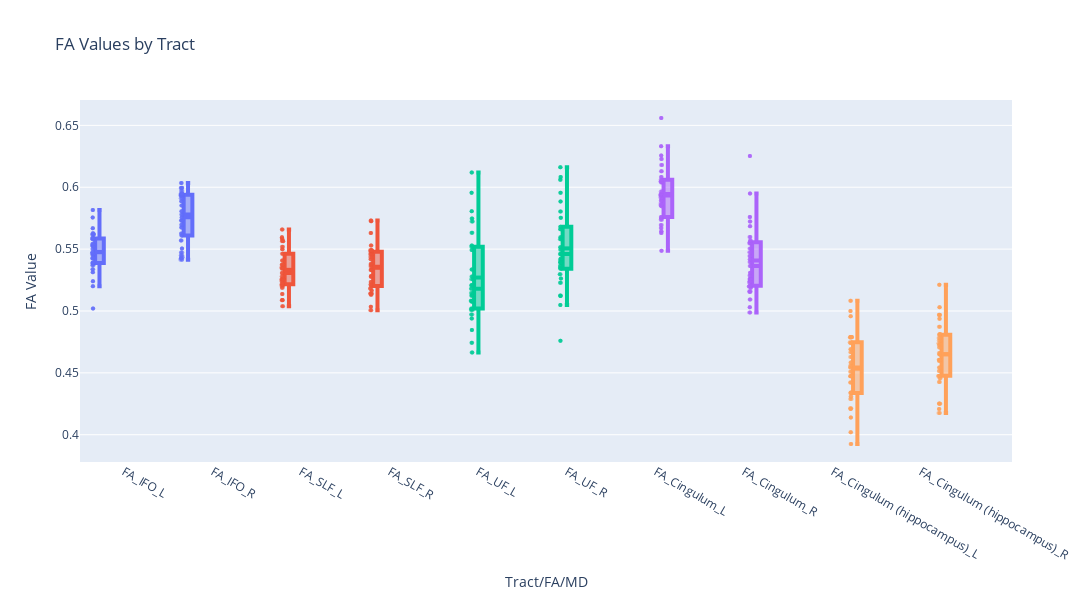
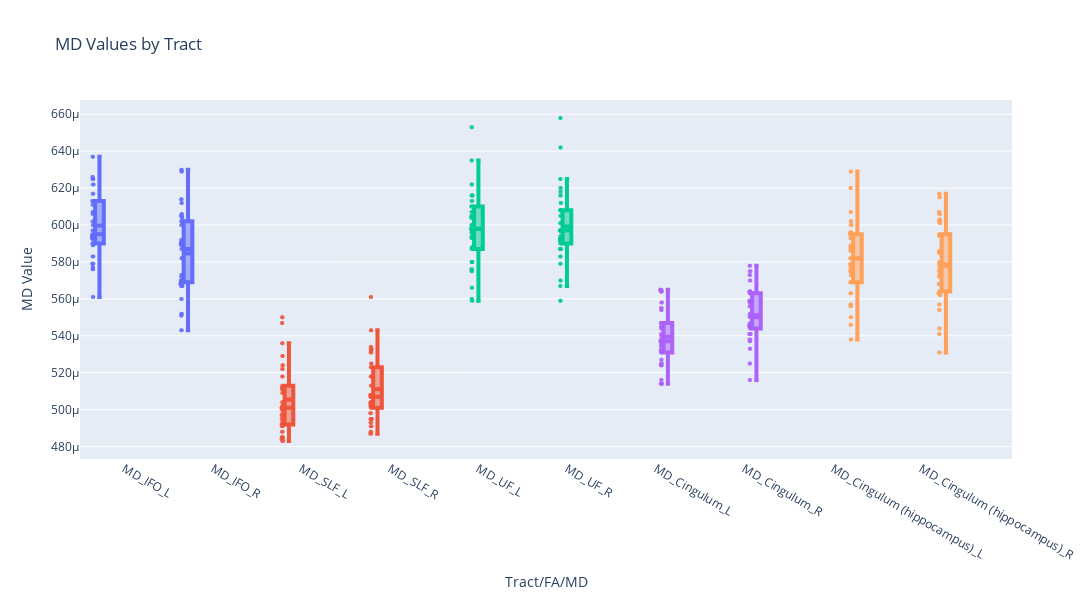

Notebook code cell kept with these figures, in order:
### Markdown cell above
### Ignore this block as it is not key to the analysis

### Code cell
# just for fun, let's throw a boxplot to see if there are any differences in the dti data between the patients 
# agnostic of the emotion.
# the x axis is all the columns with FA and MD in the name, and the is the value of the column.

from plotly import graph_objects as go

data_llll = []
for tract, columns in tractdict.items():
    for column in columns:
        for value in logmratio_dti[column]:
            data_llll.append({'Tract': tract, 'Column': column, 'Value': value})
df_llll = pd.DataFrame(data_llll)
# create new column to discern between FA and MD
df_llll['FA/MD'] = df_llll['Column'].apply(lambda x: x.split('_')[0])
# rename columns, from value to FA/MD value
df_llll = df_llll.rename(columns={'Value': 'FA/MD Value', 'Column': 'Tract/FA/MD'})
# separate into FA and MD dataframes
df_fa = df_llll[df_llll['FA/MD'] == 'FA']
df_md = df_llll[df_llll['FA/MD'] == 'MD']

# create boxplot for FA and MD data
fig = px.box(df_fa, x='Tract/FA/MD', y='FA/MD Value', points='all', title='FA Values by Tract', color='Tract', 
                hover_data=['Tract', 'Tract/FA/MD', 'FA/MD Value']).update_traces(
                marker=dict(size=4, opacity=0.6), jitter=0.3,
                boxmean=True, line=dict(width=4))
fig.update_layout(yaxis_title='FA Value', width=1200, height=600, showlegend=False)
fig.show()

fig = px.box(df_md, x='Tract/FA/MD', y='FA/MD Value', points='all', title='MD Values by Tract', color='Tract',
                hover_data=['Tract', 'Tract/FA/MD', 'FA/MD Value']).update_traces(
                marker=dict(size=4, opacity=0.6), jitter=0.3,
                boxmean=True, line=dict(width=4))
fig.update_layout(yaxis_title='MD Value', width=1200, height=600, showlegend=False)
fig.show()

### Figure 1 — Plotly figure (JSON) as saved in the notebook; plotly's stock layout.template omitted (floating-point values rounded to 4 significant figures; data arrays with more than 128 entries replaced by an {"elided": "..."} marker saying what was removed)
{"data": [{"alignmentgroup": "True", "boxmean": true, "boxpoints": "all", "customdata": {"elided": "174x1 str values"}, "hovertemplate": "Tract=%{customdata[0]}<br>Tract/FA/MD=%{x}<br>FA/MD Value=%{y}<extra></extra>", "jitter": 0.3, "legendgroup": "IFO", "line": {"width": 4}, "marker": {"color": "#636efa", "opacity": 0.6, "size": 4}, "name": "IFO", "notched": false, "offsetgroup": "IFO", "orientation": "v", "showlegend": true, "type": "box", "x": {"elided": "174 str values"}, "x0": " ", "xaxis": "x", "y": {"elided": "174 float values"}, "y0": " ", "yaxis": "y"}, {"alignmentgroup": "True", "boxmean": true, "boxpoints": "all", "customdata": {"elided": "174x1 str values"}, "hovertemplate": "Tract=%{customdata[0]}<br>Tract/FA/MD=%{x}<br>FA/MD Value=%{y}<extra></extra>", "jitter": 0.3, "legendgroup": "SLF", "line": {"width": 4}, "marker": {"color": "#EF553B", "opacity": 0.6, "size": 4}, "name": "SLF", "notched": false, "offsetgroup": "SLF", "orientation": "v", "showlegend": true, "type": "box", "x": {"elided": "174 str values"}, "x0": " ", "xaxis": "x", "y": {"elided": "174 float values"}, "y0": " ", "yaxis": "y"}, {"alignmentgroup": "True", "boxmean": true, "boxpoints": "all", "customdata": {"elided": "174x1 str values"}, "hovertemplate": "Tract=%{customdata[0]}<br>Tract/FA/MD=%{x}<br>FA/MD Value=%{y}<extra></extra>", "jitter": 0.3, "legendgroup": "UF", "line": {"width": 4}, "marker": {"color": "#00cc96", "opacity": 0.6, "size": 4}, "name": "UF", "notched": false, "offsetgroup": "UF", "orientation": "v", "showlegend": true, "type": "box", "x": {"elided": "174 str values"}, "x0": " ", "xaxis": "x", "y": {"elided": "174 float values"}, "y0": " ", "yaxis": "y"}, {"alignmentgroup": "True", "boxmean": true, "boxpoints": "all", "customdata": {"elided": "174x1 str values"}, "hovertemplate": "Tract=%{customdata[0]}<br>Tract/FA/MD=%{x}<br>FA/MD Value=%{y}<extra></extra>", "jitter": 0.3, "legendgroup": "Cingulum", "line": {"width": 4}, "marker": {"color": "#ab63fa", "opacity": 0.6, "size": 4}, "name": "Cingulum", "notched": false, "offsetgroup": "Cingulum", "orientation": "v", "showlegend": true, "type": "box", "x": {"elided": "174 str values"}, "x0": " ", "xaxis": "x", "y": {"elided": "174 float values"}, "y0": " ", "yaxis": "y"}, {"alignmentgroup": "True", "boxmean": true, "boxpoints": "all", "customdata": {"elided": "174x1 str values"}, "hovertemplate": "Tract=%{customdata[0]}<br>Tract/FA/MD=%{x}<br>FA/MD Value=%{y}<extra></extra>", "jitter": 0.3, "legendgroup": "Cingulum (hippocampus)", "line": {"width": 4}, "marker": {"color": "#FFA15A", "opacity": 0.6, "size": 4}, "name": "Cingulum (hippocampus)", "notched": false, "offsetgroup": "Cingulum (hippocampus)", "orientation": "v", "showlegend": true, "type": "box", "x": {"elided": "174 str values"}, "x0": " ", "xaxis": "x", "y": {"elided": "174 float values"}, "y0": " ", "yaxis": "y"}], "layout": {"boxmode": "group", "height": 600, "legend": {"title": {"text": "Tract"}, "tracegroupgap": 0}, "showlegend": false, "title": {"text": "FA Values by Tract"}, "width": 1200, "xaxis": {"anchor": "y", "domain": [0, 1], "title": {"text": "Tract/FA/MD"}}, "yaxis": {"anchor": "x", "domain": [0, 1], "title": {"text": "FA Value"}}}}

### Figure 2 — Plotly figure (JSON) as saved in the notebook; plotly's stock layout.template omitted (floating-point values rounded to 4 significant figures; data arrays with more than 128 entries replaced by an {"elided": "..."} marker saying what was removed)
{"data": [{"alignmentgroup": "True", "boxmean": true, "boxpoints": "all", "customdata": {"elided": "174x1 str values"}, "hovertemplate": "Tract=%{customdata[0]}<br>Tract/FA/MD=%{x}<br>FA/MD Value=%{y}<extra></extra>", "jitter": 0.3, "legendgroup": "IFO", "line": {"width": 4}, "marker": {"color": "#636efa", "opacity": 0.6, "size": 4}, "name": "IFO", "notched": false, "offsetgroup": "IFO", "orientation": "v", "showlegend": true, "type": "box", "x": {"elided": "174 str values"}, "x0": " ", "xaxis": "x", "y": {"elided": "174 float values"}, "y0": " ", "yaxis": "y"}, {"alignmentgroup": "True", "boxmean": true, "boxpoints": "all", "customdata": {"elided": "174x1 str values"}, "hovertemplate": "Tract=%{customdata[0]}<br>Tract/FA/MD=%{x}<br>FA/MD Value=%{y}<extra></extra>", "jitter": 0.3, "legendgroup": "SLF", "line": {"width": 4}, "marker": {"color": "#EF553B", "opacity": 0.6, "size": 4}, "name": "SLF", "notched": false, "offsetgroup": "SLF", "orientation": "v", "showlegend": true, "type": "box", "x": {"elided": "174 str values"}, "x0": " ", "xaxis": "x", "y": {"elided": "174 float values"}, "y0": " ", "yaxis": "y"}, {"alignmentgroup": "True", "boxmean": true, "boxpoints": "all", "customdata": {"elided": "174x1 str values"}, "hovertemplate": "Tract=%{customdata[0]}<br>Tract/FA/MD=%{x}<br>FA/MD Value=%{y}<extra></extra>", "jitter": 0.3, "legendgroup": "UF", "line": {"width": 4}, "marker": {"color": "#00cc96", "opacity": 0.6, "size": 4}, "name": "UF", "notched": false, "offsetgroup": "UF", "orientation": "v", "showlegend": true, "type": "box", "x": {"elided": "174 str values"}, "x0": " ", "xaxis": "x", "y": {"elided": "174 float values"}, "y0": " ", "yaxis": "y"}, {"alignmentgroup": "True", "boxmean": true, "boxpoints": "all", "customdata": {"elided": "174x1 str values"}, "hovertemplate": "Tract=%{customdata[0]}<br>Tract/FA/MD=%{x}<br>FA/MD Value=%{y}<extra></extra>", "jitter": 0.3, "legendgroup": "Cingulum", "line": {"width": 4}, "marker": {"color": "#ab63fa", "opacity": 0.6, "size": 4}, "name": "Cingulum", "notched": false, "offsetgroup": "Cingulum", "orientation": "v", "showlegend": true, "type": "box", "x": {"elided": "174 str values"}, "x0": " ", "xaxis": "x", "y": {"elided": "174 float values"}, "y0": " ", "yaxis": "y"}, {"alignmentgroup": "True", "boxmean": true, "boxpoints": "all", "customdata": {"elided": "174x1 str values"}, "hovertemplate": "Tract=%{customdata[0]}<br>Tract/FA/MD=%{x}<br>FA/MD Value=%{y}<extra></extra>", "jitter": 0.3, "legendgroup": "Cingulum (hippocampus)", "line": {"width": 4}, "marker": {"color": "#FFA15A", "opacity": 0.6, "size": 4}, "name": "Cingulum (hippocampus)", "notched": false, "offsetgroup": "Cingulum (hippocampus)", "orientation": "v", "showlegend": true, "type": "box", "x": {"elided": "174 str values"}, "x0": " ", "xaxis": "x", "y": {"elided": "174 float values"}, "y0": " ", "yaxis": "y"}], "layout": {"boxmode": "group", "height": 600, "legend": {"title": {"text": "Tract"}, "tracegroupgap": 0}, "showlegend": false, "title": {"text": "MD Values by Tract"}, "width": 1200, "xaxis": {"anchor": "y", "domain": [0, 1], "title": {"text": "Tract/FA/MD"}}, "yaxis": {"anchor": "x", "domain": [0, 1], "title": {"text": "MD Value"}}}}
